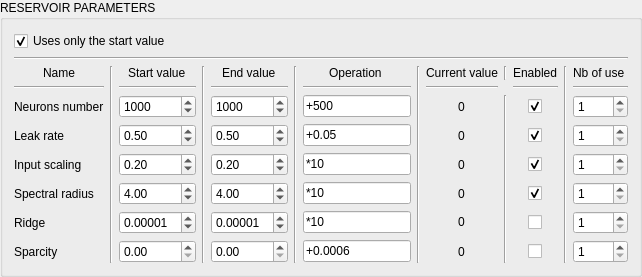
              <widget class="QGroupBox" name="gbReservoirParameters">
               <property name="title">
                <string>RESERVOIR PARAMETERS</string>
               </property>
               <layout class="QGridLayout" name="gridLayout_6">
                <item row="6" column="0">
                 <widget class="QLabel" name="label_7">
                  <property name="text">
                   <string>Input scaling</string>
                  </property>
                 </widget>
                </item>
                <item row="2" column="2" alignment="Qt::AlignHCenter">
                 <widget class="QLabel" name="label_3">
                  <property name="text">
                   <string>Start value</string>
                  </property>
                 </widget>
                </item>
                <item row="6" column="2">
                 <widget class="QDoubleSpinBox" name="sbStartIS">
                  <property name="minimumSize">
                   <size>
                    <width>70</width>
                    <height>0</height>
                   </size>
                  </property>
                  <property name="singleStep">
                   <double>0.010000000000000</double>
                  </property>
                  <property name="value">
                   <double>0.200000000000000</double>
                  </property>
                 </widget>
                </item>
                <item row="6" column="4">
                 <widget class="QDoubleSpinBox" name="sbEndIS">
                  <property name="singleStep">
                   <double>0.010000000000000</double>
                  </property>
                  <property name="value">
                   <double>0.200000000000000</double>
                  </property>
                 </widget>
                </item>
                <item row="5" column="0">
                 <widget class="QLabel" name="label_2">
                  <property name="text">
                   <string>Leak rate</string>
                  </property>
                 </widget>
                </item>
                <item row="4" column="0">
                 <widget class="QLabel" name="label">
                  <property name="text">
                   <string>Neurons number</string>
                  </property>
                 </widget>
                </item>
                <item row="2" column="3" rowspan="8">
                 <widget class="Line" name="line_2">
                  <property name="orientation">
                   <enum>Qt::Vertical</enum>
                  </property>
                 </widget>
                </item>
                <item row="5" column="2">
                 <widget class="QDoubleSpinBox" name="sbStartLeakRate">
                  <property name="minimumSize">
                   <size>
                    <width>70</width>
                    <height>0</height>
                   </size>
                  </property>
                  <property name="singleStep">
                   <double>0.010000000000000</double>
                  </property>
                  <property name="value">
                   <double>0.500000000000000</double>
                  </property>
                 </widget>
                </item>
                <item row="5" column="4">
                 <widget class="QDoubleSpinBox" name="sbEndLeakRate">
                  <property name="value">
                   <double>0.500000000000000</double>
                  </property>
                 </widget>
                </item>
                <item row="2" column="1" rowspan="8">
                 <widget class="Line" name="line">
                  <property name="orientation">
                   <enum>Qt::Vertical</enum>
                  </property>
                 </widget>
                </item>
                <item row="3" column="4">
                 <widget class="Line" name="line_3">
                  <property name="orientation">
                   <enum>Qt::Horizontal</enum>
                  </property>
                 </widget>
                </item>
                <item row="2" column="4" alignment="Qt::AlignHCenter">
                 <widget class="QLabel" name="label_4">
                  <property name="text">
                   <string>End value</string>
                  </property>
                 </widget>
                </item>
                <item row="2" column="0" alignment="Qt::AlignHCenter|Qt::AlignVCenter">
                 <widget class="QLabel" name="label_5">
                  <property name="text">
                   <string>Name</string>
                  </property>
                 </widget>
                </item>
                <item row="3" column="2">
                 <widget class="Line" name="line_4">
                  <property name="orientation">
                   <enum>Qt::Horizontal</enum>
                  </property>
                 </widget>
                </item>
                <item row="2" column="6" alignment="Qt::AlignHCenter">
                 <widget class="QLabel" name="laOperation">
                  <property name="text">
                   <string>Operation </string>
                  </property>
                 </widget>
                </item>
                <item row="3" column="0">
                 <widget class="Line" name="line_5">
                  <property name="orientation">
                   <enum>Qt::Horizontal</enum>
                  </property>
                 </widget>
                </item>
                <item row="2" column="5" rowspan="8">
                 <widget class="Line" name="line_6">
                  <property name="orientation">
                   <enum>Qt::Vertical</enum>
                  </property>
                 </widget>
                </item>
                <item row="3" column="6">
                 <widget class="Line" name="line_7">
                  <property name="maximumSize">
                   <size>
                    <width>200</width>
                    <height>16777215</height>
                   </size>
                  </property>
                  <property name="orientation">
                   <enum>Qt::Horizontal</enum>
                  </property>
                 </widget>
                </item>
                <item row="4" column="2">
                 <widget class="QSpinBox" name="sbStartNeurons">
                  <property name="minimumSize">
                   <size>
                    <width>70</width>
                    <height>0</height>
                   </size>
                  </property>
                  <property name="maximumSize">
                   <size>
                    <width>100</width>
                    <height>16777215</height>
                   </size>
                  </property>
                  <property name="minimum">
                   <number>10</number>
                  </property>
                  <property name="maximum">
                   <number>100000</number>
                  </property>
                  <property name="singleStep">
                   <number>100</number>
                  </property>
                  <property name="value">
                   <number>1000</number>
                  </property>
                 </widget>
                </item>
                <item row="4" column="6">
                 <widget class="QLineEdit" name="leNeuronsOperation">
                  <property name="maximumSize">
                   <size>
                    <width>200</width>
                    <height>16777215</height>
                   </size>
                  </property>
                  <property name="text">
                   <string>+500</string>
                  </property>
                 </widget>
                </item>
                <item row="4" column="4">
                 <widget class="QSpinBox" name="sbEndNeurons">
                  <property name="maximum">
                   <number>100000</number>
                  </property>
                  <property name="value">
                   <number>1000</number>
                  </property>
                 </widget>
                </item>
                <item row="5" column="6">
                 <widget class="QLineEdit" name="leLeakRateOperation">
                  <property name="maximumSize">
                   <size>
                    <width>200</width>
                    <height>16777215</height>
                   </size>
                  </property>
                  <property name="text">
                   <string>+0.05</string>
                  </property>
                 </widget>
                </item>
                <item row="6" column="6">
                 <widget class="QLineEdit" name="leISOperation">
                  <property name="maximumSize">
                   <size>
                    <width>200</width>
                    <height>16777215</height>
                   </size>
                  </property>
                  <property name="text">
                   <string>*10</string>
                  </property>
                 </widget>
                </item>
                <item row="7" column="0">
                 <widget class="QLabel" name="label_8">
                  <property name="text">
                   <string>Spectral radius</string>
                  </property>
                 </widget>
                </item>
                <item row="8" column="0">
                 <widget class="QLabel" name="label_9">
                  <property name="text">
                   <string>Ridge</string>
                  </property>
                 </widget>
                </item>
                <item row="9" column="0">
                 <widget class="QLabel" name="label_10">
                  <property name="text">
                   <string>Sparcity</string>
                  </property>
                 </widget>
                </item>
                <item row="7" column="6">
                 <widget class="QLineEdit" name="leSpectralRadiusOperation">
                  <property name="maximumSize">
                   <size>
                    <width>200</width>
                    <height>16777215</height>
                   </size>
                  </property>
                  <property name="text">
                   <string>*10</string>
                  </property>
                 </widget>
                </item>
                <item row="8" column="6">
                 <widget class="QLineEdit" name="leRidgeOperation">
                  <property name="maximumSize">
                   <size>
                    <width>200</width>
                    <height>16777215</height>
                   </size>
                  </property>
                  <property name="text">
                   <string>*10</string>
                  </property>
                 </widget>
                </item>
                <item row="9" column="6">
                 <widget class="QLineEdit" name="leSparcityOperation">
                  <property name="maximumSize">
                   <size>
                    <width>200</width>
                    <height>16777215</height>
                   </size>
                  </property>
                  <property name="text">
                   <string>+0.0006</string>
                  </property>
                 </widget>
                </item>
                <item row="2" column="7" rowspan="8">
                 <widget class="Line" name="line_8">
                  <property name="orientation">
                   <enum>Qt::Vertical</enum>
                  </property>
                 </widget>
                </item>
                <item row="2" column="8" alignment="Qt::AlignHCenter">
                 <widget class="QLabel" name="label_11">
                  <property name="text">
                   <string>Current value</string>
                  </property>
                 </widget>
                </item>
                <item row="9" column="8" alignment="Qt::AlignHCenter">
                 <widget class="QLabel" name="laSparcityValue">
                  <property name="text">
                   <string>0</string>
                  </property>
                 </widget>
                </item>
                <item row="8" column="8" alignment="Qt::AlignHCenter|Qt::AlignVCenter">
                 <widget class="QLabel" name="laRidgeValue">
                  <property name="text">
                   <string>0</string>
                  </property>
                 </widget>
                </item>
                <item row="7" column="8" alignment="Qt::AlignHCenter">
                 <widget class="QLabel" name="laSpectralRadiusValue">
                  <property name="text">
                   <string>0</string>
                  </property>
                 </widget>
                </item>
                <item row="6" column="8" alignment="Qt::AlignHCenter">
                 <widget class="QLabel" name="laISValue">
                  <property name="text">
                   <string>0</string>
                  </property>
                 </widget>
                </item>
                <item row="5" column="8" alignment="Qt::AlignHCenter">
                 <widget class="QLabel" name="laLeakRateValue">
                  <property name="text">
                   <string>0</string>
                  </property>
                 </widget>
                </item>
                <item row="4" column="8" alignment="Qt::AlignHCenter">
                 <widget class="QLabel" name="laNeuronsValue">
                  <property name="text">
                   <string>0</string>
                  </property>
                 </widget>
                </item>
                <item row="3" column="8">
                 <widget class="Line" name="line_9">
                  <property name="orientation">
                   <enum>Qt::Horizontal</enum>
                  </property>
                 </widget>
                </item>
                <item row="2" column="10" alignment="Qt::AlignHCenter">
                 <widget class="QLabel" name="label_18">
                  <property name="text">
                   <string>Enabled</string>
                  </property>
                 </widget>
                </item>
                <item row="2" column="9">
                 <widget class="Line" name="line_10">
                  <property name="orientation">
                   <enum>Qt::Vertical</enum>
                  </property>
                 </widget>
                </item>
                <item row="4" column="9" rowspan="6">
                 <widget class="Line" name="line_11">
                  <property name="orientation">
                   <enum>Qt::Vertical</enum>
                  </property>
                 </widget>
                </item>
                <item row="3" column="10">
                 <widget class="Line" name="line_12">
                  <property name="orientation">
                   <enum>Qt::Horizontal</enum>
                  </property>
                 </widget>
                </item>
                <item row="4" column="10" alignment="Qt::AlignHCenter">
                 <widget class="QCheckBox" name="cbNeurons">
                  <property name="text">
                   <string/>
                  </property>
                  <property name="checked">
                   <bool>true</bool>
                  </property>
                 </widget>
                </item>
                <item row="5" column="10" alignment="Qt::AlignHCenter">
                 <widget class="QCheckBox" name="cbLeakRate">
                  <property name="text">
                   <string/>
                  </property>
                  <property name="checked">
                   <bool>true</bool>
                  </property>
                 </widget>
                </item>
                <item row="6" column="10" alignment="Qt::AlignHCenter">
                 <widget class="QCheckBox" name="cbIS">
                  <property name="text">
                   <string/>
                  </property>
                  <property name="checked">
                   <bool>true</bool>
                  </property>
                 </widget>
                </item>
                <item row="7" column="10" alignment="Qt::AlignHCenter">
                 <widget class="QCheckBox" name="cbSpectralRadius">
                  <property name="text">
                   <string/>
                  </property>
                  <property name="checked">
                   <bool>true</bool>
                  </property>
                 </widget>
                </item>
                <item row="8" column="10" alignment="Qt::AlignHCenter">
                 <widget class="QCheckBox" name="cbRidge">
                  <property name="enabled">
                   <bool>true</bool>
                  </property>
                  <property name="text">
                   <string/>
                  </property>
                  <property name="checked">
                   <bool>false</bool>
                  </property>
                 </widget>
                </item>
                <item row="9" column="10" alignment="Qt::AlignHCenter">
                 <widget class="QCheckBox" name="cbSparcity">
                  <property name="text">
                   <string/>
                  </property>
                 </widget>
                </item>
                <item row="7" column="2" alignment="Qt::AlignHCenter">
                 <widget class="QDoubleSpinBox" name="sbStartSpectralRadius">
                  <property name="minimumSize">
                   <size>
                    <width>70</width>
                    <height>0</height>
                   </size>
                  </property>
                  <property name="maximum">
                   <double>10000.000000000000000</double>
                  </property>
                  <property name="value">
                   <double>4.000000000000000</double>
                  </property>
                 </widget>
                </item>
                <item row="7" column="4">
                 <widget class="QDoubleSpinBox" name="sbEndSpectralRadius">
                  <property name="maximum">
                   <double>10000.000000000000000</double>
                  </property>
                  <property name="singleStep">
                   <double>1.000000000000000</double>
                  </property>
                  <property name="value">
                   <double>4.000000000000000</double>
                  </property>
                 </widget>
                </item>
                <item row="8" column="2" alignment="Qt::AlignVCenter">
                 <widget class="QDoubleSpinBox" name="sbStartRidge">
                  <property name="decimals">
                   <number>5</number>
                  </property>
                  <property name="singleStep">
                   <double>0.000010000000000</double>
                  </property>
                  <property name="value">
                   <double>0.000010000000000</double>
                  </property>
                 </widget>
                </item>
                <item row="8" column="4">
                 <widget class="QDoubleSpinBox" name="sbEndRidge">
                  <property name="decimals">
                   <number>5</number>
                  </property>
                  <property name="singleStep">
                   <double>0.000010000000000</double>
                  </property>
                  <property name="value">
                   <double>0.000010000000000</double>
                  </property>
                 </widget>
                </item>
                <item row="9" column="2">
                 <widget class="QDoubleSpinBox" name="sbStartSparcity"/>
                </item>
                <item row="9" column="4">
                 <widget class="QDoubleSpinBox" name="sbEndSparcity"/>
                </item>
                <item row="0" column="0" colspan="3">
                 <widget class="QCheckBox" name="cbOnlyStartValue">
                  <property name="enabled">
                   <bool>true</bool>
                  </property>
                  <property name="text">
                   <string>Uses only the start value</string>
                  </property>
                  <property name="checked">
                   <bool>true</bool>
                  </property>
                 </widget>
                </item>
                <item row="2" column="11" rowspan="8">
                 <widget class="Line" name="line_17">
                  <property name="orientation">
                   <enum>Qt::Vertical</enum>
                  </property>
                 </widget>
                </item>
                <item row="2" column="12" alignment="Qt::AlignHCenter">
                 <widget class="QLabel" name="laNbOfUse">
                  <property name="text">
                   <string>Nb of use </string>
                  </property>
                 </widget>
                </item>
                <item row="1" column="0" colspan="13">
                 <widget class="Line" name="line_15">
                  <property name="orientation">
                   <enum>Qt::Horizontal</enum>
                  </property>
                 </widget>
                </item>
                <item row="3" column="12">
                 <widget class="Line" name="line_18">
                  <property name="orientation">
                   <enum>Qt::Horizontal</enum>
                  </property>
                 </widget>
                </item>
                <item row="4" column="12">
                 <widget class="QSpinBox" name="sbNbUseNeurons">
                  <property name="minimum">
                   <number>1</number>
                  </property>
                  <property name="value">
                   <number>1</number>
                  </property>
                 </widget>
                </item>
                <item row="5" column="12">
                 <widget class="QSpinBox" name="sbNbUseLeakRate">
                  <property name="minimum">
                   <number>1</number>
                  </property>
                  <property name="value">
                   <number>1</number>
                  </property>
                 </widget>
                </item>
                <item row="6" column="12">
                 <widget class="QSpinBox" name="sbNbUseISS">
                  <property name="minimum">
                   <number>1</number>
                  </property>
                  <property name="value">
                   <number>1</number>
                  </property>
                 </widget>
                </item>
                <item row="7" column="12">
                 <widget class="QSpinBox" name="sbNbUseSpectralRadius">
                  <property name="minimum">
                   <number>1</number>
                  </property>
                  <property name="value">
                   <number>1</number>
                  </property>
                 </widget>
                </item>
                <item row="8" column="12">
                 <widget class="QSpinBox" name="sbNbUseRidge">
                  <property name="minimum">
                   <number>1</number>
                  </property>
                  <property name="value">
                   <number>1</number>
                  </property>
                 </widget>
                </item>
                <item row="9" column="12">
                 <widget class="QSpinBox" name="sbNbUseSparcity">
                  <property name="minimum">
                   <number>1</number>
                  </property>
                  <property name="value">
                   <number>1</number>
                  </property>
                 </widget>
                </item>
               </layout>
              </widget>
